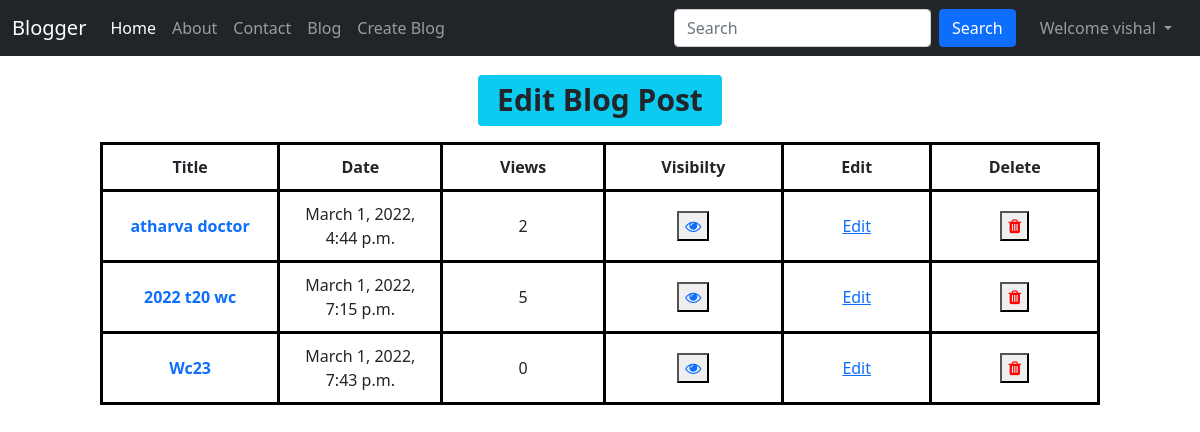
The app's page /blog/blogEdit (signed in) with its own data.
### blog/models.py (models this page shows, shortened)
class Post(models.Model):
    sno = models.AutoField(primary_key=True)
    title = models.CharField(max_length=255)
    content = models.TextField()
    author = models.CharField(max_length=20)
    slug = models.CharField(max_length=130)
    views = models.IntegerField(default=0)
    timestamp = models.DateTimeField(blank=True)
    visibility = models.IntegerField(default=1)

### blog/views.py (the view)
# urls.py: path('blogEdit', views.blogEdit, name="blogEdit"),
def blogEdit(request):
    uname = request.user.first_name + " " + request.user.last_name
    pt = Post.objects.filter(author=uname)
    context = {
        'pt': pt
    }
    return render(request, "blog/blogEdit.html", context)

### templates/blog/blogEdit.html (shortened to what this page needs)
{% extends 'base.html' %}
{% block body %}
<div class="col d-flex justify-content-center">
    <h1 class="text-center mb-3 my-3" style="margin: 10px;"><span class="badge bg-info text-dark">Edit Blog Post</span></h1>
</div>
<div class="col d-flex justify-content-center">
    <table>
        <thead>
            <tr>
                <th>Title</th>
                <th>Date</th>
                <th>Views</th>
                <th>Visibilty</th>
                <th>Edit</th>
                <th>Delete</th>
            </tr>
        </thead>
        <tbody>
            <tr>
                {% for i in pt %}
                <td><a href="/blog/{{i.slug}}" style="text-decoration:none; font-weight:bold;">{{i.title}}</a></td>
                <td>{{i.timestamp }}</td>
                <td>{{i.views}}</td>
                <td>
                    <button id="eyeb" ><a id="eyee" href="visible"><i class="fa fa-eye" ></i></a></button>
                </td>
                <td><a href="Edit/{{i.sno}}">Edit</a></td>
                <td><button><a href="delete/{{i.sno}}"><i class="fa fa-trash" style="color:red;"></i></a></button></td>
            </tr>
            {% endfor %}
        </tbody>
    </table>
</div>
{% endblock body %}

### templates/base.html (shortened to what this page needs)
<!doctype html>
<html lang="en">
<head>
  <link href="https://cdn.jsdelivr.net/npm/bootstrap@5.1.3/dist/css/bootstrap.min.css" rel="stylesheet"
>
  <link rel="stylesheet" href="https://cdnjs.cloudflare.com/ajax/libs/font-awesome/4.7.0/css/font-awesome.min.css">
</head>
<body>
  <nav class="navbar navbar-expand-lg navbar-dark bg-dark">
    <div class="container-fluid">
      <a class="navbar-brand" href="/">Blogger</a>
      <div class="collapse navbar-collapse" id="navbarSupportedContent">
        <ul class="navbar-nav me-auto mb-2 mb-lg-0">
          <li class="nav-item {% block homeactive %} {% endblock homeactive %}">
            <a class="nav-link active" aria-current="page" href="/">Home</a>
          </li>
          <li class="nav-item {% block aboutactive %} {% endblock aboutactive %}">
            <a class="nav-link" href="/about">About</a>
          </li>
          <li class="nav-item {% block contactactive %} {% endblock contactactive %}">
            <a class="nav-link" href="/contact">Contact</a>
          </li>
          <li class="nav-item {% block blogactive %} {% endblock blogactive %}">
            <a class="nav-link" href="/blog">Blog</a>
          </li>
          {% if user.is_authenticated %}
          <li class="nav-item">
            <a class="nav-link" href="blogCreate">Create Blog</a>
          </li>
          {% endif %}
        </ul>
        <form method="get" action="/search" class="d-flex my-2 my-lg-0 mx-3">
          <input class="form-control me-2" type="search" placeholder="Search" aria-label="Search" name="query"
            id="query">
          <button class="btn btn-primary " type="submit">Search</button>
        </form>
        {% if user.is_authenticated %}
        <ul class="navbar-nav ml-auto me-2">
          <li class="nav-item dropdown">
            <a class="nav-link dropdown-toggle" href="#" id="navbarDropdown" role="button" data-bs-toggle="dropdown" aria-expanded="false">
              Welcome {{request.user}}
            </a>
          </li>
        </ul>
        {% endif %}
      </div>
    </div>
  </nav>
  {% block body %}{% endblock body %}
</body>
</html>

### records on screen
Post: title "atharva doctor", timestamp "March 1, 2022, 4:44 p.m.", views "2"
Post: title "2022 t20 wc", timestamp "March 1, 2022, 7:15 p.m.", views "5"
Post: title "Wc23", timestamp "March 1, 2022, 7:43 p.m.", views "0"

### other values on screen
{{ request.user }} "vishal"
